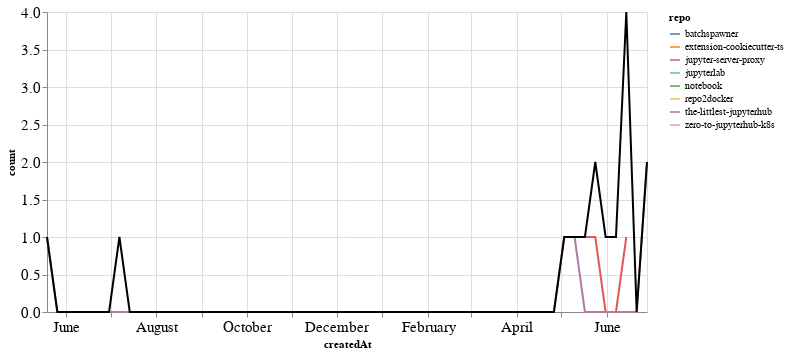

Notebook code for this chart:
### Markdown cell above
## PRs

### Code cell
prs_time = prs.groupby('repo').resample('W', on='createdAt').count()['author'].reset_index()
prs_time = prs_time.rename(columns={'author': 'count'})
prs_time_total = prs_time.groupby('createdAt').agg({"count": "sum"}).reset_index()

ch1 = alt.Chart(prs_time, width=600).mark_line().encode(
    x='createdAt',
    y='count',
    color='repo',
    tooltip="repo"
)

ch2 = alt.Chart(prs_time_total, width=600).mark_line(color="black").encode(
    x='createdAt',
    y='count',
)

ch1 + ch2

### Figure 1 — Vega-Lite specification as saved in the notebook (floating-point values rounded to 4 significant figures)
{"config": {"axisLeft": {"labelFontSize": 15}, "axisBottom": {"labelFontSize": 15}}, "layer": [{"data": {"name": "data-38c32f3f8caa460dcd80342815eba515"}, "mark": "line", "encoding": {"color": {"type": "nominal", "field": "repo"}, "tooltip": {"type": "nominal", "field": "repo"}, "x": {"type": "temporal", "field": "createdAt"}, "y": {"type": "quantitative", "field": "count"}}, "width": 600}, {"data": {"name": "data-3b7c788d14ec20f32787f0fbfc8852e2"}, "mark": {"type": "line", "color": "black"}, "encoding": {"x": {"type": "temporal", "field": "createdAt"}, "y": {"type": "quantitative", "field": "count"}}, "width": 600}], "$schema": "https://vega.github.io/schema/vega-lite/v4.8.1.json", "datasets": {"data-38c32f3f8caa460dcd80342815eba515": [{"repo": "batchspawner", "createdAt": "2020-06-07T00:00:00", "count": 1}, {"repo": "extension-cookiecutter-ts", "createdAt": "2020-05-24T00:00:00", "count": 1}, {"repo": "jupyter-server-proxy", "createdAt": "2020-05-17T00:00:00", "count": 1}, {"repo": "jupyter-server-proxy", "createdAt": "2020-05-24T00:00:00", "count": 1}, {"repo": "jupyter-server-proxy", "createdAt": "2020-05-31T00:00:00", "count": 0}, {"repo": "jupyter-server-proxy", "createdAt": "2020-06-07T00:00:00", "count": 0}, {"repo": "jupyter-server-proxy", "createdAt": "2020-06-14T00:00:00", "count": 1}, {"repo": "jupyterlab", "createdAt": "2020-05-31T00:00:00", "count": 1}, {"repo": "notebook", "createdAt": "2019-07-07T00:00:00", "count": 1}, {"repo": "repo2docker", "createdAt": "2020-06-14T00:00:00", "count": 1}, {"repo": "the-littlest-jupyterhub", "createdAt": "2019-05-19T00:00:00", "count": 1}, {"repo": "the-littlest-jupyterhub", "createdAt": "2019-05-26T00:00:00", "count": 0}, {"repo": "the-littlest-jupyterhub", "createdAt": "2019-06-02T00:00:00", "count": 0}, {"repo": "the-littlest-jupyterhub", "createdAt": "2019-06-09T00:00:00", "count": 0}, {"repo": "the-littlest-jupyterhub", "createdAt": "2019-06-16T00:00:00", "count": 0}, {"repo": "the-littlest-jupyterhub", "createdAt": "2019-06-23T00:00:00", "count": 0}, {"repo": "the-littlest-jupyterhub", "createdAt": "2019-06-30T00:00:00", "count": 0}, {"repo": "the-littlest-jupyterhub", "createdAt": "2019-07-07T00:00:00", "count": 0}, {"repo": "the-littlest-jupyterhub", "createdAt": "2019-07-14T00:00:00", "count": 0}, {"repo": "the-littlest-jupyterhub", "createdAt": "2019-07-21T00:00:00", "count": 0}, {"repo": "the-littlest-jupyterhub", "createdAt": "2019-07-28T00:00:00", "count": 0}, {"repo": "the-littlest-jupyterhub", "createdAt": "2019-08-04T00:00:00", "count": 0}, {"repo": "the-littlest-jupyterhub", "createdAt": "2019-08-11T00:00:00", "count": 0}, {"repo": "the-littlest-jupyterhub", "createdAt": "2019-08-18T00:00:00", "count": 0}, {"repo": "the-littlest-jupyterhub", "createdAt": "2019-08-25T00:00:00", "count": 0}, {"repo": "the-littlest-jupyterhub", "createdAt": "2019-09-01T00:00:00", "count": 0}, {"repo": "the-littlest-jupyterhub", "createdAt": "2019-09-08T00:00:00", "count": 0}, {"repo": "the-littlest-jupyterhub", "createdAt": "2019-09-15T00:00:00", "count": 0}, {"repo": "the-littlest-jupyterhub", "createdAt": "2019-09-22T00:00:00", "count": 0}, {"repo": "the-littlest-jupyterhub", "createdAt": "2019-09-29T00:00:00", "count": 0}, {"repo": "the-littlest-jupyterhub", "createdAt": "2019-10-06T00:00:00", "count": 0}, {"repo": "the-littlest-jupyterhub", "createdAt": "2019-10-13T00:00:00", "count": 0}, {"repo": "the-littlest-jupyterhub", "createdAt": "2019-10-20T00:00:00", "count": 0}, {"repo": "the-littlest-jupyterhub", "createdAt": "2019-10-27T00:00:00", "count": 0}, {"repo": "the-littlest-jupyterhub", "createdAt": "2019-11-03T00:00:00", "count": 0}, {"repo": "the-littlest-jupyterhub", "createdAt": "2019-11-10T00:00:00", "count": 0}, {"repo": "the-littlest-jupyterhub", "createdAt": "2019-11-17T00:00:00", "count": 0}, {"repo": "the-littlest-jupyterhub", "createdAt": "2019-11-24T00:00:00", "count": 0}, {"repo": "the-littlest-jupyterhub", "createdAt": "2019-12-01T00:00:00", "count": 0}, {"repo": "the-littlest-jupyterhub", "createdAt": "2019-12-08T00:00:00", "count": 0}, {"repo": "the-littlest-jupyterhub", "createdAt": "2019-12-15T00:00:00", "count": 0}, {"repo": "the-littlest-jupyterhub", "createdAt": "2019-12-22T00:00:00", "count": 0}, {"repo": "the-littlest-jupyterhub", "createdAt": "2019-12-29T00:00:00", "count": 0}, {"repo": "the-littlest-jupyterhub", "createdAt": "2020-01-05T00:00:00", "count": 0}, {"repo": "the-littlest-jupyterhub", "createdAt": "2020-01-12T00:00:00", "count": 0}, {"repo": "the-littlest-jupyterhub", "createdAt": "2020-01-19T00:00:00", "count": 0}, {"repo": "the-littlest-jupyterhub", "createdAt": "2020-01-26T00:00:00", "count": 0}, {"repo": "the-littlest-jupyterhub", "createdAt": "2020-02-02T00:00:00", "count": 0}, {"repo": "the-littlest-jupyterhub", "createdAt": "2020-02-09T00:00:00", "count": 0}, {"repo": "the-littlest-jupyterhub", "createdAt": "2020-02-16T00:00:00", "count": 0}, {"repo": "the-littlest-jupyterhub", "createdAt": "2020-02-23T00:00:00", "count": 0}, {"repo": "the-littlest-jupyterhub", "createdAt": "2020-03-01T00:00:00", "count": 0}, {"repo": "the-littlest-jupyterhub", "createdAt": "2020-03-08T00:00:00", "count": 0}, {"repo": "the-littlest-jupyterhub", "createdAt": "2020-03-15T00:00:00", "count": 0}, {"repo": "the-littlest-jupyterhub", "createdAt": "2020-03-22T00:00:00", "count": 0}, {"repo": "the-littlest-jupyterhub", "createdAt": "2020-03-29T00:00:00", "count": 0}, {"repo": "the-littlest-jupyterhub", "createdAt": "2020-04-05T00:00:00", "count": 0}, {"repo": "the-littlest-jupyterhub", "createdAt": "2020-04-12T00:00:00", "count": 0}, {"repo": "the-littlest-jupyterhub", "createdAt": "2020-04-19T00:00:00", "count": 0}, {"repo": "the-littlest-jupyterhub", "createdAt": "2020-04-26T00:00:00", "count": 0}, {"repo": "the-littlest-jupyterhub", "createdAt": "2020-05-03T00:00:00", "count": 1}, {"repo": "the-littlest-jupyterhub", "createdAt": "2020-05-10T00:00:00", "count": 1}, {"repo": "the-littlest-jupyterhub", "createdAt": "2020-05-17T00:00:00", "count": 0}, {"repo": "the-littlest-jupyterhub", "createdAt": "2020-05-24T00:00:00", "count": 0}, {"repo": "the-littlest-jupyterhub", "createdAt": "2020-05-31T00:00:00", "count": 0}, {"repo": "the-littlest-jupyterhub", "createdAt": "2020-06-07T00:00:00", "count": 0}, {"repo": "the-littlest-jupyterhub", "createdAt": "2020-06-14T00:00:00", "count": 0}, {"repo": "the-littlest-jupyterhub", "createdAt": "2020-06-21T00:00:00", "count": 0}, {"repo": "the-littlest-jupyterhub", "createdAt": "2020-06-28T00:00:00", "count": 2}, {"repo": "zero-to-jupyterhub-k8s", "createdAt": "2020-06-14T00:00:00", "count": 2}], "data-3b7c788d14ec20f32787f0fbfc8852e2": [{"createdAt": "2019-05-19T00:00:00", "count": 1}, {"createdAt": "2019-05-26T00:00:00", "count": 0}, {"createdAt": "2019-06-02T00:00:00", "count": 0}, {"createdAt": "2019-06-09T00:00:00", "count": 0}, {"createdAt": "2019-06-16T00:00:00", "count": 0}, {"createdAt": "2019-06-23T00:00:00", "count": 0}, {"createdAt": "2019-06-30T00:00:00", "count": 0}, {"createdAt": "2019-07-07T00:00:00", "count": 1}, {"createdAt": "2019-07-14T00:00:00", "count": 0}, {"createdAt": "2019-07-21T00:00:00", "count": 0}, {"createdAt": "2019-07-28T00:00:00", "count": 0}, {"createdAt": "2019-08-04T00:00:00", "count": 0}, {"createdAt": "2019-08-11T00:00:00", "count": 0}, {"createdAt": "2019-08-18T00:00:00", "count": 0}, {"createdAt": "2019-08-25T00:00:00", "count": 0}, {"createdAt": "2019-09-01T00:00:00", "count": 0}, {"createdAt": "2019-09-08T00:00:00", "count": 0}, {"createdAt": "2019-09-15T00:00:00", "count": 0}, {"createdAt": "2019-09-22T00:00:00", "count": 0}, {"createdAt": "2019-09-29T00:00:00", "count": 0}, {"createdAt": "2019-10-06T00:00:00", "count": 0}, {"createdAt": "2019-10-13T00:00:00", "count": 0}, {"createdAt": "2019-10-20T00:00:00", "count": 0}, {"createdAt": "2019-10-27T00:00:00", "count": 0}, {"createdAt": "2019-11-03T00:00:00", "count": 0}, {"createdAt": "2019-11-10T00:00:00", "count": 0}, {"createdAt": "2019-11-17T00:00:00", "count": 0}, {"createdAt": "2019-11-24T00:00:00", "count": 0}, {"createdAt": "2019-12-01T00:00:00", "count": 0}, {"createdAt": "2019-12-08T00:00:00", "count": 0}, {"createdAt": "2019-12-15T00:00:00", "count": 0}, {"createdAt": "2019-12-22T00:00:00", "count": 0}, {"createdAt": "2019-12-29T00:00:00", "count": 0}, {"createdAt": "2020-01-05T00:00:00", "count": 0}, {"createdAt": "2020-01-12T00:00:00", "count": 0}, {"createdAt": "2020-01-19T00:00:00", "count": 0}, {"createdAt": "2020-01-26T00:00:00", "count": 0}, {"createdAt": "2020-02-02T00:00:00", "count": 0}, {"createdAt": "2020-02-09T00:00:00", "count": 0}, {"createdAt": "2020-02-16T00:00:00", "count": 0}, {"createdAt": "2020-02-23T00:00:00", "count": 0}, {"createdAt": "2020-03-01T00:00:00", "count": 0}, {"createdAt": "2020-03-08T00:00:00", "count": 0}, {"createdAt": "2020-03-15T00:00:00", "count": 0}, {"createdAt": "2020-03-22T00:00:00", "count": 0}, {"createdAt": "2020-03-29T00:00:00", "count": 0}, {"createdAt": "2020-04-05T00:00:00", "count": 0}, {"createdAt": "2020-04-12T00:00:00", "count": 0}, {"createdAt": "2020-04-19T00:00:00", "count": 0}, {"createdAt": "2020-04-26T00:00:00", "count": 0}, {"createdAt": "2020-05-03T00:00:00", "count": 1}, {"createdAt": "2020-05-10T00:00:00", "count": 1}, {"createdAt": "2020-05-17T00:00:00", "count": 1}, {"createdAt": "2020-05-24T00:00:00", "count": 2}, {"createdAt": "2020-05-31T00:00:00", "count": 1}, {"createdAt": "2020-06-07T00:00:00", "count": 1}, {"createdAt": "2020-06-14T00:00:00", "count": 4}, {"createdAt": "2020-06-21T00:00:00", "count": 0}, {"createdAt": "2020-06-28T00:00:00", "count": 2}]}}
